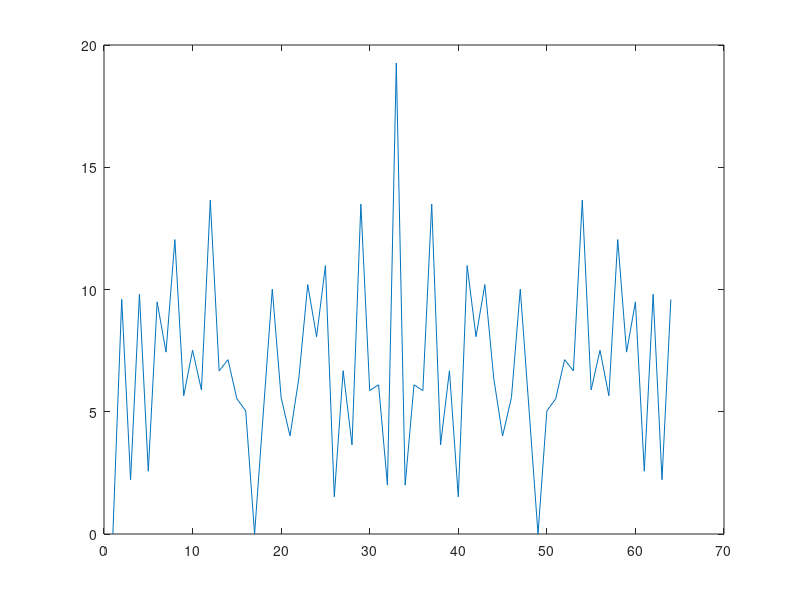

Recreate this plot in MATLAB.
% Zadoff-Chu (ZC) 序列互相关测试

% 参数设置
N = 64;     % ZC 序列的长度
m1 = 7;     % ZC 序列1的常数 m1，满足 gcd(m1, N) = 1
m2 = 13;     % ZC 序列2的常数 m2，满足 gcd(m2, N) = 1
k_max = 64; % 测试的最大延迟

% 生成两个 ZC 序列
z1 = zeros(1, N);
z2 = zeros(1, N);
for n = 0:N-1
    z1(n+1) = exp(1j * pi * m1 * n * (n+1) / N);  % ZC 序列1
    z2(n+1) = exp(1j * pi * m2 * n * (n+1) / N);  % ZC 序列2
end

% 计算互相关函数
R_cross = zeros(1, k_max);
for k = 0:k_max-1
    % 计算互相关值 R_cross(k)
    R_cross(k+1) = sum(z1 .* conj(circshift(z2, [0, k])));  % 循环移位并计算互相关
end

% 绘制互相关结果
figure;
plot(abs(R_cross));
